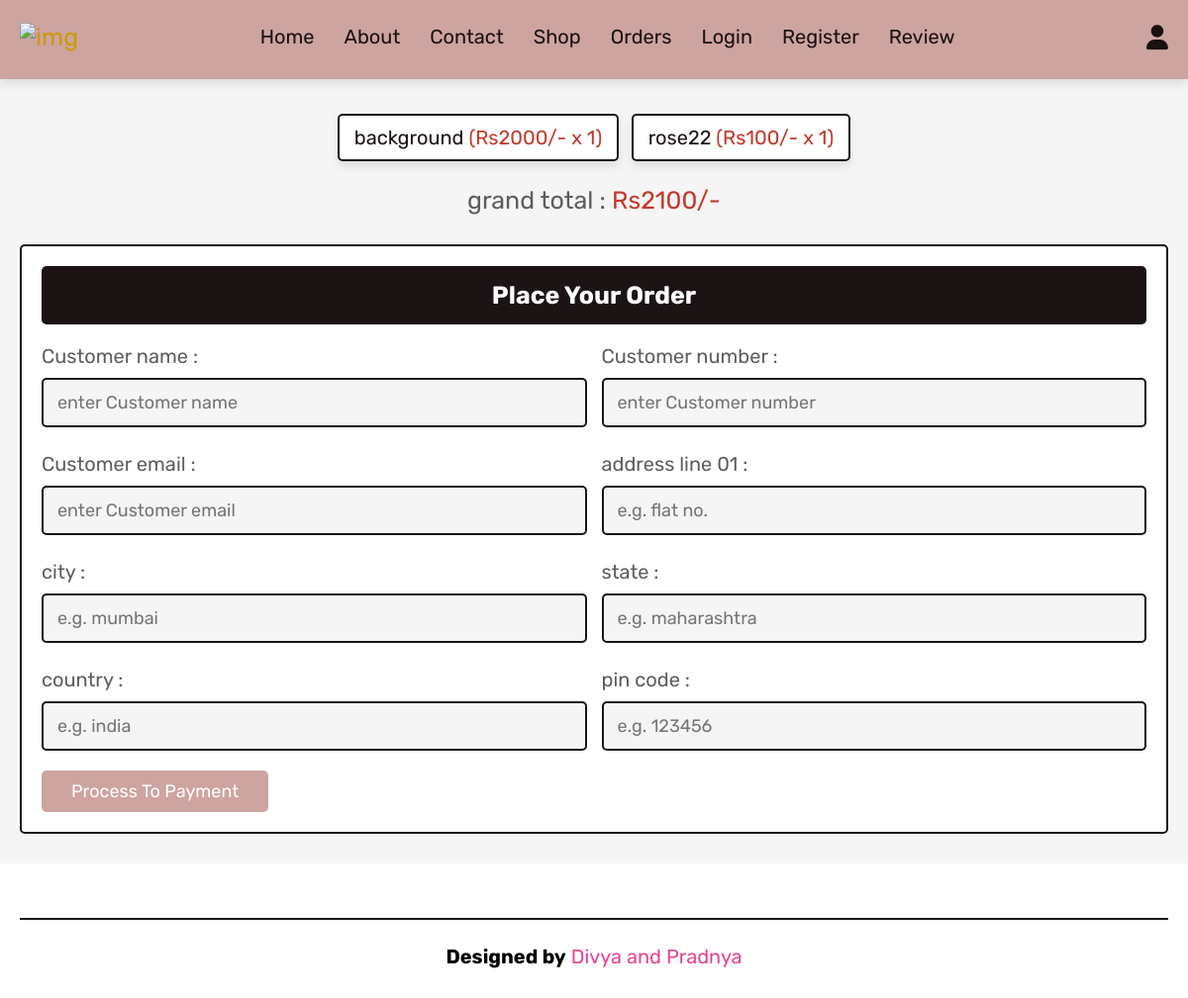
/checkout.php (signed in), run on the app's committed database.
### tables this page shows
CREATE TABLE `cart` (
  `id` int(100) NOT NULL,
  `user_id` int(100) NOT NULL,
  `pid` int(100) NOT NULL,
  `name` varchar(100) NOT NULL,
  `price` int(100) NOT NULL,
  `quantity` int(100) NOT NULL,
  `total_price` int(100) NOT NULL,
  `image` varchar(100) NOT NULL,
  `category_id` int(11) DEFAULT NULL,
  `category_name` varchar(255) DEFAULT NULL
);

### checkout.php (the view, shortened to what this page needs)
<?php
@include 'database.php';
$user_id = $_SESSION['user_id'];
?>
<!DOCTYPE html>
<html lang="en">
<head>
    <link rel="stylesheet" href="https://cdnjs.cloudflare.com/ajax/libs/font-awesome/6.0.0/css/all.min.css">
    <link rel="stylesheet" href="css/style.css">
</head>
<body>
    <?php @include 'header.php'; ?>
    <section class="display-order">
        <?php
        $grand_total = 0;
        $select_cart = mysqli_query($conn, "SELECT * FROM `cart` WHERE user_id = '$user_id'") or die('query failed');
        if (mysqli_num_rows($select_cart) > 0) {
            while ($fetch_cart = mysqli_fetch_assoc($select_cart)) {
                $total_price = ($fetch_cart['price'] * $fetch_cart['quantity']);
                $grand_total += $total_price;
        ?>
                <p> <?php echo $fetch_cart['name'] ?> <span>(<?php echo 'Rs' . $fetch_cart['price'] . '/-' . ' x ' . $fetch_cart['quantity']  ?>)</span> </p>
        <?php
            }
        } else {
            echo '<p class="empty">your cart is empty</p>';
        }
        ?>
        <div class="grand-total">grand total : <span>Rs<?php echo $grand_total; ?>/-</span></div>
    </section>
    <section class="checkout">
        <form action="" method="POST">
            <h3>place your order</h3>
            <div class="flex">
                <div class="inputBox">
                    <span>Customer name :</span>
                    <input type="text" name="name" placeholder="enter Customer name">
                </div>
                <div class="inputBox">
                    <span>Customer number :</span>
                    <input type="number" name="number" min="0" placeholder="enter Customer number">
                </div>
                <div class="inputBox">
                    <span>Customer email :</span>
                    <input type="email" name="email" placeholder="enter Customer email">
                </div>
                <div class="inputBox">
                    <span>address line 01 :</span>
                    <input type="text" name="flat" placeholder="e.g. flat no.">
                </div>
                <div class="inputBox">
                    <span>city :</span>
                    <input type="text" name="city" placeholder="e.g. mumbai">
                </div>
                <div class="inputBox">
                    <span>state :</span>
                    <input type="text" name="state" placeholder="e.g. maharashtra">
                </div>
                <div class="inputBox">
                    <span>country :</span>
                    <input type="text" name="country" placeholder="e.g. india">
                </div>
                <div class="inputBox">
                    <span>pin code :</span>
                    <input type="number" min="0" name="pin_code" placeholder="e.g. 123456">
                </div>
            </div>
            <input type="submit" name="order" value="process to payment" class="btn">
        </form>
    </section>
    <?php @include 'footer.php'; ?>
</body>
</html>

### css/style.css (style rules this page uses)
:root { --pink:#e84393; --red:#c0392b; --orange:#f39c12; --black:#0f0707f1; --white:#fff; --light-color:#615c5c; --light-white:#ccc; --light-bg:#f5f5f5; --border:.2rem solid var(--black); --purple:#cda4a0; --box-shadow:0 .5rem 1rem rgba(0,0,0,.1); }
* { font-family: 'Rubik', sans-serif; margin:0; padding:0; box-sizing: border-box; outline: none; border:none; text-decoration: none; transition:all .2s linear; }
html { font-size: 62.5%; overflow-x: hidden; scroll-behavior: smooth; scroll-padding-top: 6.5rem; }
body { background: var(--light-bg); }
section { padding:3rem 2rem; }
.btn, .delete-btn, .option-btn { display: inline-block; border-radius: .5rem; margin-top: 1rem; font-size: 1.8rem; color:var(--white); cursor: pointer; padding:1rem 3rem; text-transform: capitalize; }
.btn { background-color: var(--purple); }
.display-order { max-width: 1200px; margin:0 auto; text-align: center; padding-bottom: 0; }
.display-order p { display: inline-block; border-radius: .5rem; font-size: 2rem; color:var(--black); padding:1rem 1.5rem; margin:.5rem; background-color: var(--white); box-shadow: var(--box-shadow); border:var(--border); }
.display-order p span { color:var(--red); }
.display-order .grand-total { margin-top: 2rem; font-size: 2.5rem; color:var(--light-color); }
.display-order .grand-total span { color:var(--red); }
.checkout form { background-color: var(--white); border:var(--border); max-width: 1200px; margin:0 auto; border-radius: .5rem; padding:2rem; box-shadow: var(--border); }
.checkout form h3 { padding:1.5rem; font-size: 2.5rem; margin-bottom: 2rem; background-color: var(--black); color:var(--white); border-radius: .5rem; text-align: center; text-transform: capitalize; }
.checkout form .flex { display: flex; flex-wrap: wrap; gap:1.5rem; }
.checkout form .flex .inputBox { flex:1 1 40rem; }
.checkout form .flex .inputBox input, .checkout form .flex .inputBox select { margin:1rem 0; width: 100%; background-color: var(--light-bg); padding:1.2rem 1.4rem; border:var(--border); font-size: 1.8rem; color:var(--black); border-radius: .5rem; }
.checkout form .flex .inputBox span { font-size: 2rem; color:var(--light-color); }

### data on the page
cart: name "background", price "2000", quantity "1"
cart: name "rose22", price "100", quantity "1"

### other printed values
$grand_total "2100"
